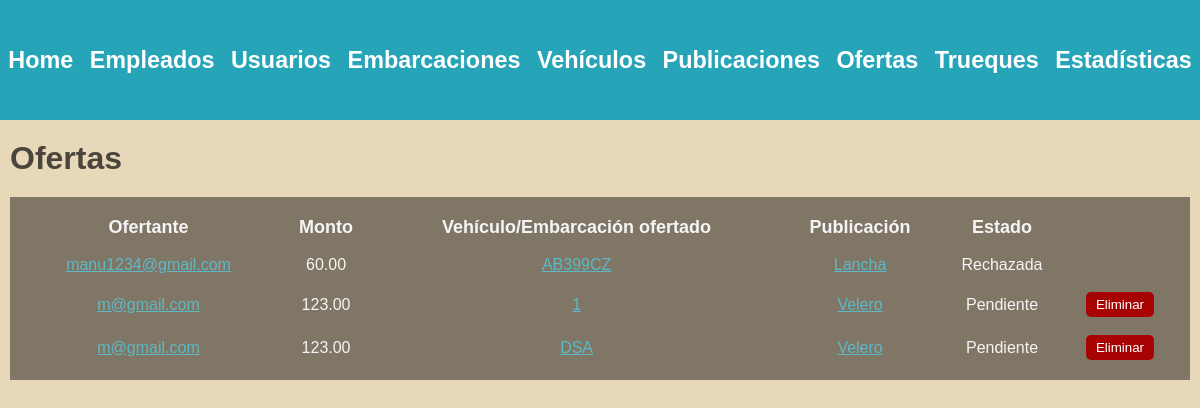
Page /administrador/ofertas/ (signed in) on the earlier database version.
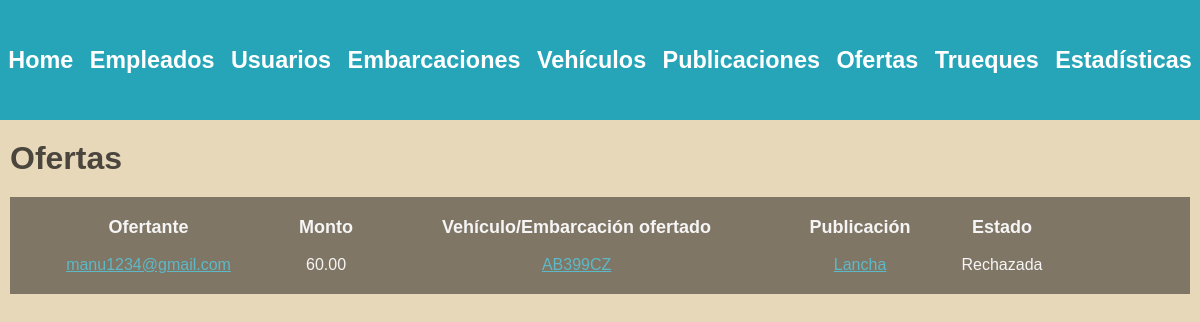
Same page on the later database version.
### ofertas/models.py (models this page shows)
class Oferta(models.Model):
    monto = models.DecimalField(max_digits=15, decimal_places=2, default=0)
    autor = models.ForeignKey(Usuario, on_delete=models.SET_NULL, null=True)
    vehiculo_ofertado = models.ForeignKey(Vehiculo, on_delete=models.SET_NULL, null=True)
    embarcacion_ofertada = models.ForeignKey(Embarcacion, on_delete=models.SET_NULL, null=True)
    publicacion= models.ForeignKey(Publicacion, on_delete=models.CASCADE)
    estado= models.CharField(max_length=50, default='Pendiente')
    oculta = models.BooleanField(default=False)

### usuarios/models.py (models this page shows, shortened)
class Usuario(AbstractBaseUser, PermissionsMixin):
    nombre = models.CharField(max_length=50)
    apellido = models.CharField(max_length=50)
    fecha_nacimiento = models.DateField()
    telefono = models.CharField(max_length=13)
    mail = models.EmailField(max_length=50, unique=True)
    password = models.CharField(max_length=128)
    is_staff= models.BooleanField(default=False)
    is_blocked= models.BooleanField(default=False)
    USERNAME_FIELD = 'mail'
    REQUIRED_FIELDS = ['nombre', 'apellido', 'fecha_nacimiento', 'telefono']

### vehiculos/models.py (models this page shows)
class Vehiculo(models.Model):
    patente = models.CharField(max_length=100, unique=True)
    marca = models.CharField(max_length=100)
    modelo = models.CharField(max_length=100)
    tipo = models.ForeignKey(TipoVehiculo, on_delete=models.SET_NULL, null=True)
    año_fabricacion = models.DecimalField(max_digits=4, decimal_places=0, default=2000)
    kilometraje = models.DecimalField(max_digits=10, decimal_places=0, default=0)
    dueño = models.ForeignKey(Usuario, on_delete=models.CASCADE)

### publicaciones/models.py (models this page shows)
class Publicacion(models.Model):
    monto = models.DecimalField(max_digits=15, decimal_places=2, default=0)
    autor = models.ForeignKey(Usuario, on_delete=models.SET_NULL, null=True)
    embarcacion = models.OneToOneField(Embarcacion, on_delete=models.SET_NULL, null=True)
    descripcion = models.CharField(max_length=250)
    oculta = models.BooleanField(default=False)

### embarcaciones/models.py (models this page shows)
class Embarcacion(models.Model):
    matricula = models.CharField(max_length=100, unique=True)
    modelo = models.CharField(max_length=100)
    tipo = models.ForeignKey(TipoEmbarcacion, on_delete=models.SET_NULL, null=True)
    m_eslora = models.DecimalField(max_digits=5, decimal_places=2)
    m_manga = models.DecimalField(max_digits=5, decimal_places=2)
    m_calado = models.DecimalField(max_digits=5, decimal_places=2)
    motor = models.BooleanField(default=False)
    deuda = models.DecimalField(max_digits=10, decimal_places=2, default=0)
    sede = models.ForeignKey(Sede, on_delete=models.SET_NULL, null=True)
    dueño = models.ForeignKey(Usuario, on_delete=models.CASCADE)

class TipoEmbarcacion(models.Model):
    clase= models.CharField(max_length=50, unique=True)

### administrador/views.py (the view)
# urls.py: path('administrador/ofertas/', views.listar_ofertas, name='lista ofertas'),
@login_required(login_url=reverse_lazy('home'))
def listar_ofertas(request):
    user = request.user
    if not user.is_superuser:
        return redirect('home')
    ofertas = Oferta.objects.exclude(oculta = True)
    return render(request, 'offers.html', {'ofertas': ofertas})

### autenticacion/backend.py (called while the page is built)
    def get_user(self, user_id):
        UserModel = get_user_model()
        try:
            return UserModel.objects.get(pk=user_id)
        except UserModel.DoesNotExist:
            return None

### administrador/templates/offers.html (shortened to what this page needs)
{% extends 'layouts/navbar.html' %}
{% block content %}
<div class="header">
    <h1>Ofertas</h1>
</div>
{% if ofertas %}
    <table>
        <thead>
            <tr>
                <th>Ofertante</th>
                <th>Monto</th>
                <th>Vehículo/Embarcación ofertado</th>
                <th>Publicación</th>
                <th>Estado</th>
                <th></th>
            </tr>
        </thead>
        <tbody>
            {% for oferta in ofertas %}
                <tr>
                    <td>
                        <a href="{% url 'ver perfil' oferta.autor.id %}">{{oferta.autor.mail}}</a>
                    </td>
                    <td>{{ oferta.monto }}</td>
                    {% if oferta.vehiculo_ofertado %}
                        <td>
                            <a href="{% url 'ver detalle vehiculo' oferta.vehiculo_ofertado.id 0 %}">{{ oferta.vehiculo_ofertado.patente }}</a>
                        </td>
                    {% elif oferta.embarcacion_ofertada %}
                        <td>
                            <a href="{% url 'ver detalle embarcacion' oferta.embarcacion_ofertada.id 0 %}">{{ oferta.embarcacion_ofertada.matricula }}</a>
                        </td>
                    {% else %}
                        <td>No se ofreció un vehículo o embarcación</td>
                    {% endif %}
                    <td>
                        <a href="{% url 'ver detalle publicacion' oferta.publicacion.id 0 %}">{{ oferta.publicacion.embarcacion.tipo.clase }}</a>
                    </td>
                    <td>{{ oferta.estado }}</td>
                    <td>
                        {% if oferta.estado == "Pendiente" %}
                            <button type="submit" class="btn-delete" data-id="{{ oferta.id }}">Eliminar</button>
                        {% endif %}
                    </td>
                </tr>
            {% endfor %}
        </tbody>
    </table>
{% else %}
    <h3>No existen ofertas en la plataforma.</h3>
{% endif %}
{% endblock %}

Differences in the rows shown:
removed Oferta: autor.mail "m@gmail.com", monto "123.00", vehiculo_ofertado.patente "1", publicacion.embarcacion.tipo.clase "Velero", estado "Pendiente"
removed Oferta: autor.mail "m@gmail.com", monto "123.00", embarcacion_ofertada.matricula "DSA", publicacion.embarcacion.tipo.clase "Velero", estado "Pendiente"
